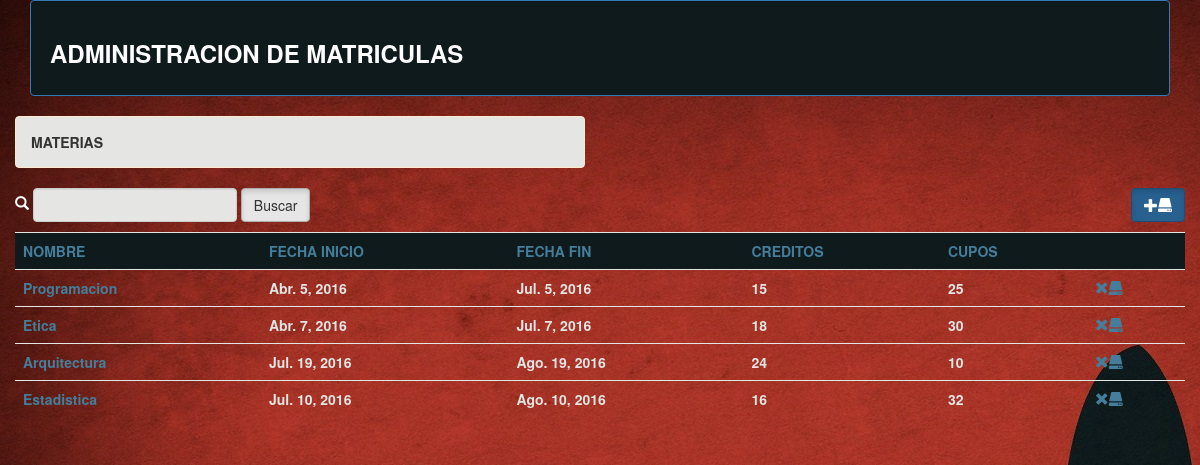
Page /administrar/materias on the committed database.
### gestion/models.py (models this page shows, shortened)
class Materia(models.Model):
	nombre=models.CharField(max_length=30)
	fechaInicio=models.DateField(blank=True, null=True)
	fechaFin=models.DateField(blank=True, null=True)
	creditos=models.IntegerField()
	cupos=models.IntegerField()

### gestion/views.py (the view)
def materias(request):
	obM=Materia.objects.all()
	if request.GET.get('o'):
		obM=Materia.objects.order_by(request.GET['o'])
	context={
		'materias':obM,
		't':'Materias',
	}
	return render(request,'materias.html',context)

### templates/materias.html
{% extends 'master.html'%}
	{% block contenido%}
	<div class='container-fluid'>
		<div class="row">
			<div class="col-xs-6">
				<div class="alert alert-warning"><strong>{{t | upper}}</strong></div>
			</div>
		</div>
		<div class="row">
			<div class="col-xs-6 col-md-4">
				<form ng-submit="buscar()" class="form-inline">
					<span class="glyphicon glyphicon-search" aria-hidden="true"></span>
		          	<input type="text" name="nombres" ng-model="nombreEntrada" class="form-control">
		          	<input type="submit" value="Buscar" class="btn btn-default active">
		        </form>
			</div>
			<div class="col-xs-6 col-md-4">
			</div>
			<div class="col-xs-6 col-md-4">
				<p class="text-right"><a href="crearMateria" class="btn btn-primary active"><span class="glyphicon glyphicon-plus" aria-hidden="true"></span><span class="glyphicon glyphicon-hdd" aria-hidden="true"></span></a></p>
			</div>
			<div class="col-xs-12">
				<table class="table">
					<tr  class="info">
						<td><a href="materias?o=nombre">NOMBRE</a></td>
						<td><a href="materias?o=fechaInicio">FECHA INICIO</a></td>
						<td><a href="materias?o=fechaFin">FECHA FIN</a></td>
						<td><a href="materias?o=creditos">CREDITOS</a></td>
						<td><a href="materias?o=cupos">CUPOS</a></td>
						<td></td>
					</tr>
				{% for d in materias%}
					<tr>
						<td><a href="modificarMateria?id={{d.nombre}}" >{{d.nombre}}</a></td>
						<td>{{d.fechaInicio}}</td>
						<td>{{d.fechaFin}}</td>
						<td>{{d.creditos}}</td>
						<td>{{d.cupos}}</td>
						<td><a href="eliminarMateria?id={{d.nombre}}" onclick="if(!confirm('¿Esta seguro de eliminar la materia?'))return false"><span class="glyphicon glyphicon-remove" aria-hidden="true"></span><span class="glyphicon glyphicon-hdd" aria-hidden="true"></span></a></td>
					</tr>
				{% endfor%}
				</table>
			</div>
		</div>
	</div>
	{% endblock contenido%}

### static/css/estilos.css (style rules this page uses)
body { color: white; }
.alert-warning { color: #333333; background-color: rgb(229, 229, 228); }
a:link, a:visited { color: #447e9b; text-decoration: none; }
td { color: #e5e5e4; font-weight: 600; }
.form-control { color: #1F618D; background-color: #e5e5e4; font-weight: 600; }
.table>tbody>tr>td, .table>tbody>tr>th, .table>tfoot>tr>td, .table>tfoot>tr>th, .table>thead>tr>td, .table>thead>tr>th { border-top: 1px solid #e5e5e4; }
.table>tbody>tr.info>td, .table>tbody>tr.info>th, .table>tbody>tr>td.info, .table>tbody>tr>th.info, .table>tfoot>tr.info>td, .table>tfoot>tr.info>th, .table>tfoot>tr>td.info, .table>tfoot>tr>th.info, .table>thead>tr.info>td, .table>thead>tr.info>th, .table>thead>tr>td.info, .table>thead>tr>th.info { background-color: #0f1a1c; }

### rows in the picture
Materia: nombre "Programacion", fechaInicio "Abr. 5, 2016", fechaFin "Jul. 5, 2016", creditos "15", cupos "25"
Materia: nombre "Etica", fechaInicio "Abr. 7, 2016", fechaFin "Jul. 7, 2016", creditos "18", cupos "30"
Materia: nombre "Arquitectura", fechaInicio "Jul. 19, 2016", fechaFin "Ago. 19, 2016", creditos "24", cupos "10"
Materia: nombre "Estadistica", fechaInicio "Jul. 10, 2016", fechaFin "Ago. 10, 2016", creditos "16", cupos "32"

### other values in the picture
{{ t | upper }} "MATERIAS"
